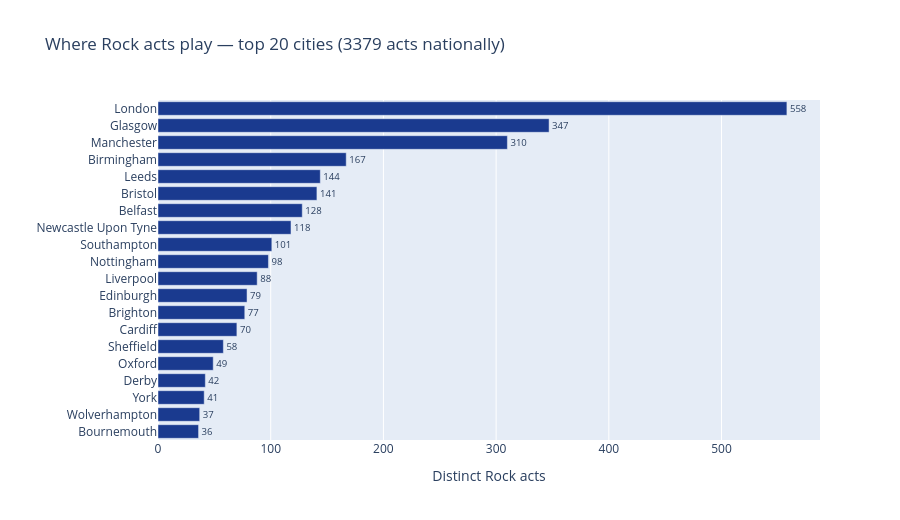

Notebook cell for this chart:
### Code cell
def plot_concentration(genre, top_n=20):
    g = local[local["genre"] == genre]
    d = (g.groupby("city").size()
           .sort_values(ascending=False)
           .head(top_n)
           .to_frame("acts")
           .reset_index())
    d["pct_of_national"] = (d["acts"] / len(g) * 100).round(1)
    d["cumulative"] = d["pct_of_national"].cumsum().round(1)

    fig = px.bar(
        d.sort_values("acts"),
        x="acts", y="city", orientation="h",
        text="acts",
        hover_data={"pct_of_national": ":.1f", "cumulative": ":.1f", "acts": False},
        labels={"acts": f"Distinct {genre} acts", "city": ""},
        title=f"Where {genre} acts play — top {top_n} cities ({len(g)} acts nationally)",
    )
    fig.update_traces(marker_color="#1A3A8F", textposition="outside")
    fig.update_layout(height=max(400, 26 * len(d)))
    return fig

plot_concentration("Rock").show()

### Figure 1 — Plotly figure (JSON) as saved in the notebook; plotly's stock layout.template omitted (floating-point values rounded to 4 significant figures)
{"data": [{"customdata": [[1.1, 79.7], [1.1, 78.6], [1.2, 77.5], [1.2, 76.3], [1.5, 75.1], [1.7, 73.6], [2.1, 71.9], [2.3, 69.8], [2.3, 67.5], [2.6, 65.2], [2.9, 62.6], [3.0, 59.7], [3.5, 56.7], [3.8, 53.2], [4.2, 49.4], [4.3, 45.2], [4.9, 40.9], [9.2, 36.0], [10.3, 26.8], [16.5, 16.5]], "hovertemplate": "=%{y}<br>pct_of_national=%{customdata[0]:.1f}<br>cumulative=%{customdata[1]:.1f}<extra></extra>", "legendgroup": "", "marker": {"color": "#1A3A8F", "pattern": {"shape": ""}}, "name": "", "orientation": "h", "showlegend": false, "text": [36.0, 37.0, 41.0, 42.0, 49.0, 58.0, 70.0, 77.0, 79.0, 88.0, 98.0, 101.0, 118.0, 128.0, 141.0, 144.0, 167.0, 310.0, 347.0, 558.0], "textposition": "outside", "type": "bar", "x": [36, 37, 41, 42, 49, 58, 70, 77, 79, 88, 98, 101, 118, 128, 141, 144, 167, 310, 347, 558], "xaxis": "x", "y": ["Bournemouth", "Wolverhampton", "York", "Derby", "Oxford", "Sheffield", "Cardiff", "Brighton", "Edinburgh", "Liverpool", "Nottingham", "Southampton", "Newcastle Upon Tyne", "Belfast", "Bristol", "Leeds", "Birmingham", "Manchester", "Glasgow", "London"], "yaxis": "y"}], "layout": {"barmode": "relative", "height": 520, "legend": {"tracegroupgap": 0}, "title": {"text": "Where Rock acts play — top 20 cities (3379 acts nationally)"}, "xaxis": {"anchor": "y", "domain": [0, 1], "title": {"text": "Distinct Rock acts"}}, "yaxis": {"anchor": "x", "domain": [0, 1], "title": {"text": ""}}}}
